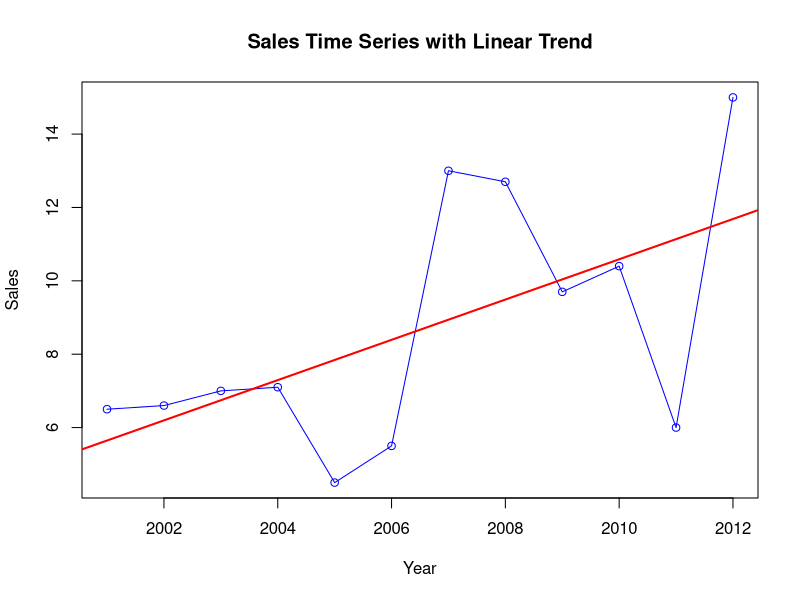

Reproduce this figure in R.
# Creating data frame
sales_data <- data.frame(
  Year = c(2001, 2002, 2003, 2004, 2005, 2006, 
           2007, 2008, 2009, 2010, 2011, 2012),
  Sales = c(6.5, 6.6, 7, 7.1, 4.5, 5.5, 
            13, 12.7, 9.7, 10.4, 6.0, 15.0)
)

# Ploting time series
plot(sales_data$Year, sales_data$Sales, type = "o", col = "blue",
     xlab = "Year", ylab = "Sales", main = "Sales Time Series with Linear Trend")

# Fiting a linear trend
linear_model <- lm(Sales ~ Year, data = sales_data)
abline(linear_model, col = "red", lwd = 2)

# Printing the linear model summary
summary(linear_model)
